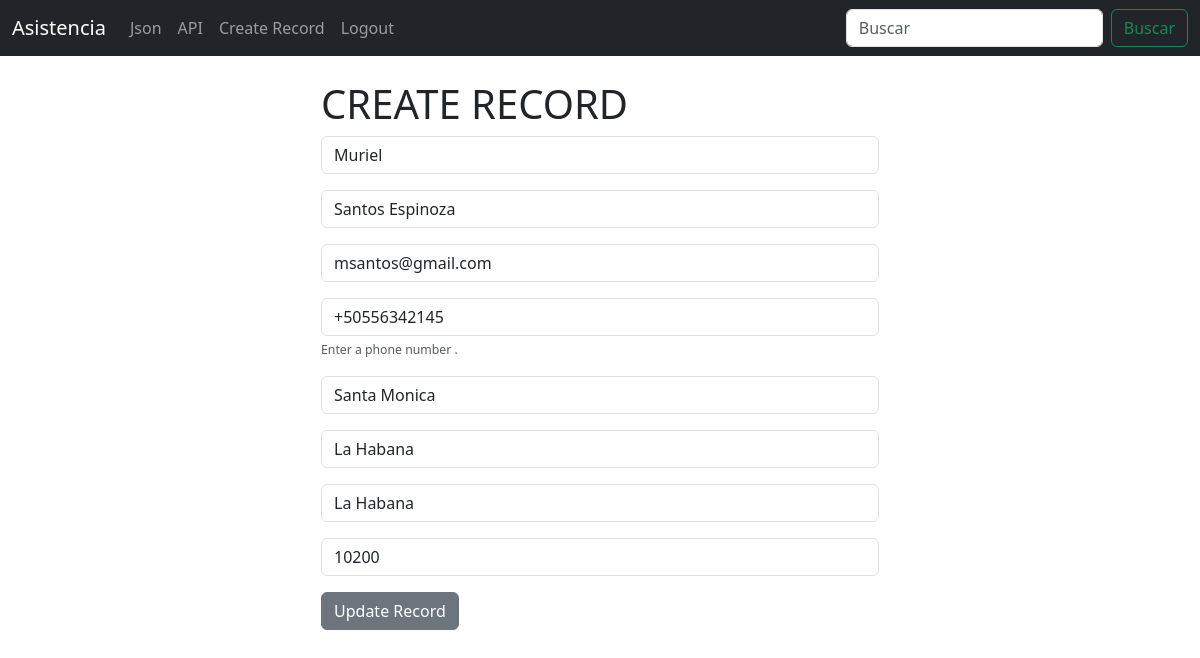
Page /update_record/3 (signed in) on the committed database.
### crm/models.py (models this page shows, shortened)
class Record(models.Model):
	created_at = models.DateTimeField(auto_now_add=True)
	first_name = models.CharField(max_length=50)
	last_name =  models.CharField(max_length=50)
	email =  models.CharField(max_length=100)
	phone = models.CharField(max_length=15)
	address =  models.CharField(max_length=100)
	city =  models.CharField(max_length=50)
	state =  models.CharField(max_length=50)
	zipcode =  models.CharField(max_length=20)

### crm/views.py (the view)
# urls.py: path('update_record/<int:pk>', views.update_record, name='update_record'),
def update_record(request,pk):
	if request.user.is_authenticated:
		current_record = Record.objects.get(id=pk)
		form = CreateRecordForm(request.POST or None, instance = current_record)
		if form.is_valid():
			form.save()
			messages.success(request, "Record Updated Successfully...")
			return redirect('json')
		return render(request, 'update_record.html', {'form':form,'current_record':current_record})
	else:
		messages.success(request, "You Must Be Logged In...")
		return redirect('saludo')

### crm/templates/update_record.html (shortened to what this page needs)
{% extends 'base.html' %}
{% block content %}
<div class="col-md-6 offset-md-3">
	<form method="POST" action="">
		{%  if user.is_authenticated  %}
		<h1>CREATE RECORD</h1>
			{{form.as_p}}
		{% endif %}
	  <button type="submit" class="btn btn-secondary">Update Record</button>
	</form>
</div>
{% endblock %}

### rows in the picture
Record: first_name "Muriel", last_name "Santos Espinoza", email "msantos@gmail.com", phone "+50556342145", address "Santa Monica", city "La Habana", state "La Habana", zipcode "10200"
